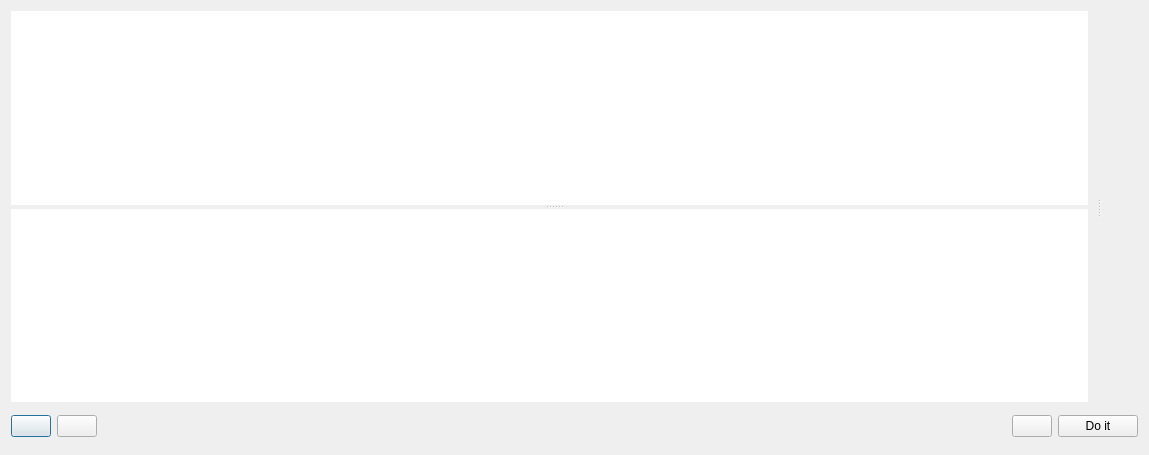
<?xml version="1.0" encoding="UTF-8"?>
<ui version="4.0">
 <class>Dialog</class>
 <widget class="QDialog" name="Dialog">
  <property name="geometry">
   <rect>
    <x>0</x>
    <y>0</y>
    <width>1149</width>
    <height>455</height>
   </rect>
  </property>
  <property name="windowTitle">
   <string>System Scaler</string>
  </property>
  <layout class="QVBoxLayout" name="verticalLayout_4">
   <item>
    <widget class="QSplitter" name="splitter_2">
     <property name="orientation">
      <enum>Qt::Orientation::Horizontal</enum>
     </property>
     <widget class="QSplitter" name="splitter">
      <property name="orientation">
       <enum>Qt::Orientation::Vertical</enum>
      </property>
      <widget class="QFrame" name="frame_4">
       <property name="frameShape">
        <enum>QFrame::Shape::NoFrame</enum>
       </property>
       <property name="frameShadow">
        <enum>QFrame::Shadow::Raised</enum>
       </property>
       <layout class="QVBoxLayout" name="verticalLayout">
        <property name="leftMargin">
         <number>0</number>
        </property>
        <property name="topMargin">
         <number>0</number>
        </property>
        <property name="bottomMargin">
         <number>0</number>
        </property>
        <item>
         <widget class="QTableView" name="checkpointsTableView">
          <property name="frameShape">
           <enum>QFrame::Shape::NoFrame</enum>
          </property>
         </widget>
        </item>
       </layout>
      </widget>
      <widget class="QFrame" name="frame_5">
       <property name="frameShape">
        <enum>QFrame::Shape::NoFrame</enum>
       </property>
       <property name="frameShadow">
        <enum>QFrame::Shadow::Raised</enum>
       </property>
       <layout class="QVBoxLayout" name="verticalLayout_3">
        <property name="leftMargin">
         <number>0</number>
        </property>
        <property name="topMargin">
         <number>0</number>
        </property>
        <property name="bottomMargin">
         <number>0</number>
        </property>
        <item>
         <widget class="QTableView" name="checkpointDataTableView">
          <property name="frameShape">
           <enum>QFrame::Shape::NoFrame</enum>
          </property>
         </widget>
        </item>
       </layout>
      </widget>
     </widget>
     <widget class="QFrame" name="plotFrame">
      <property name="frameShape">
       <enum>QFrame::Shape::NoFrame</enum>
      </property>
      <property name="frameShadow">
       <enum>QFrame::Shadow::Raised</enum>
      </property>
      <layout class="QVBoxLayout" name="verticalLayout_2">
       <property name="leftMargin">
        <number>9</number>
       </property>
       <property name="topMargin">
        <number>0</number>
       </property>
       <property name="rightMargin">
        <number>0</number>
       </property>
       <property name="bottomMargin">
        <number>0</number>
       </property>
      </layout>
     </widget>
    </widget>
   </item>
   <item>
    <widget class="QFrame" name="frame_3">
     <property name="maximumSize">
      <size>
       <width>16777215</width>
       <height>36</height>
      </size>
     </property>
     <property name="frameShape">
      <enum>QFrame::Shape::NoFrame</enum>
     </property>
     <property name="frameShadow">
      <enum>QFrame::Shadow::Raised</enum>
     </property>
     <layout class="QHBoxLayout" name="horizontalLayout_2">
      <property name="leftMargin">
       <number>0</number>
      </property>
      <property name="topMargin">
       <number>0</number>
      </property>
      <property name="rightMargin">
       <number>0</number>
      </property>
      <property name="bottomMargin">
       <number>0</number>
      </property>
      <item>
       <widget class="QPushButton" name="addButton">
        <property name="toolTip">
         <string>Add scaling checkpoint</string>
        </property>
        <property name="text">
         <string/>
        </property>
        <property name="icon">
         <iconset resource="../Icons/icons.qrc">
          <normaloff>:/Icons/icons/plus (gray).png</normaloff>:/Icons/icons/plus (gray).png</iconset>
        </property>
       </widget>
      </item>
      <item>
       <widget class="QPushButton" name="removeButton">
        <property name="toolTip">
         <string>Remove scaling checkpoint</string>
        </property>
        <property name="text">
         <string/>
        </property>
        <property name="icon">
         <iconset resource="../Icons/icons.qrc">
          <normaloff>:/Icons/icons/minus (gray).png</normaloff>:/Icons/icons/minus (gray).png</iconset>
        </property>
       </widget>
      </item>
      <item>
       <spacer name="horizontalSpacer_2">
        <property name="orientation">
         <enum>Qt::Orientation::Horizontal</enum>
        </property>
        <property name="sizeHint" stdset="0">
         <size>
          <width>250</width>
          <height>20</height>
         </size>
        </property>
       </spacer>
      </item>
      <item>
       <widget class="QPushButton" name="plotButton">
        <property name="toolTip">
         <string>Plot the proposed scaling</string>
        </property>
        <property name="text">
         <string/>
        </property>
        <property name="icon">
         <iconset resource="../Icons/icons.qrc">
          <normaloff>:/Icons/icons/plot.png</normaloff>:/Icons/icons/plot.png</iconset>
        </property>
       </widget>
      </item>
      <item>
       <widget class="QPushButton" name="doit_button">
        <property name="text">
         <string>Do it</string>
        </property>
       </widget>
      </item>
     </layout>
    </widget>
   </item>
  </layout>
 </widget>
 <resources>
  <include location="../Icons/icons.qrc"/>
 </resources>
 <connections/>
</ui>
